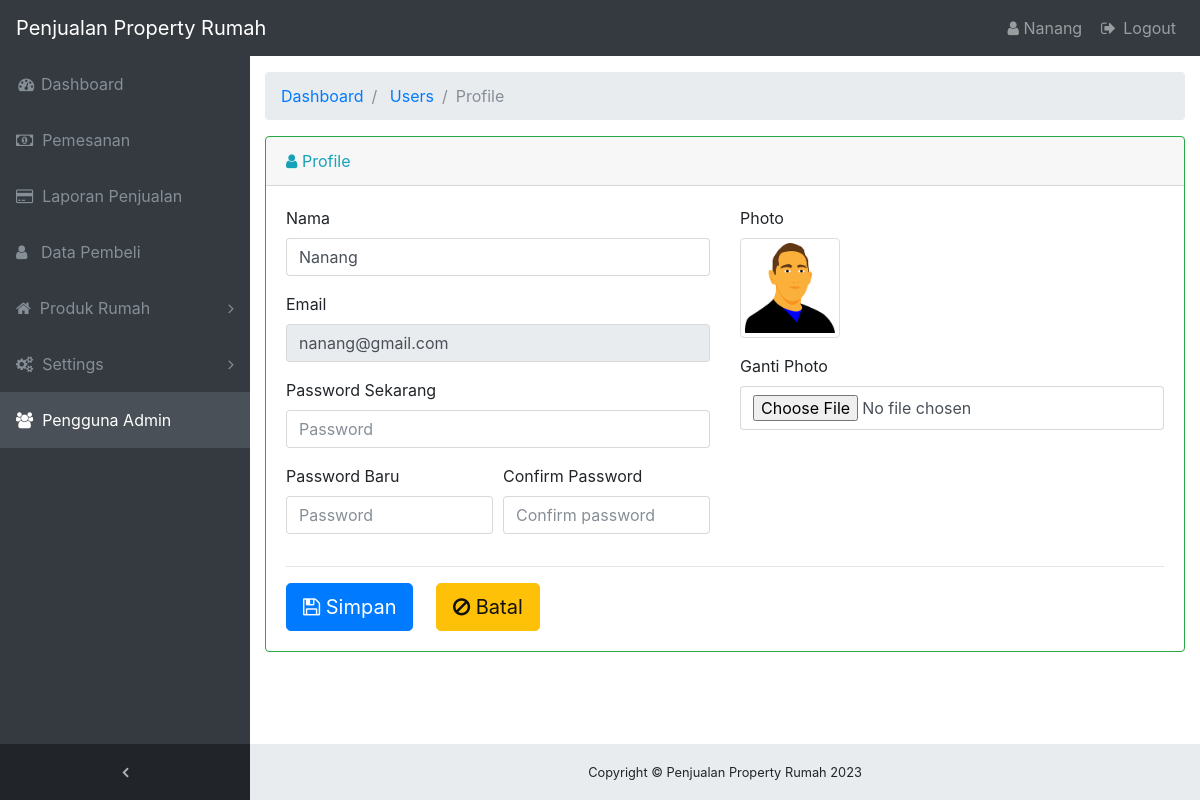
The page /admin/?menu=users/profile (signed in) on the database its author committed.
### tables this page shows
CREATE TABLE `users` (
  `id` int(11) NOT NULL,
  `nama` varchar(150) NOT NULL,
  `email` varchar(150) NOT NULL,
  `password` varchar(150) NOT NULL,
  `photo` varchar(225) NOT NULL,
  `role` varchar(50) NOT NULL
);

### admin/core/config_database.php (called while the page is built, shortened)
<?php
class Database
{
	private $config = array(
				"servername"	=>	"localhost",
				"username"		=>	"root",
				"password"		=>	"",
				"dbname"		=>	"property",
			);
	function mySqli()
	{
		$this->db = new mysqli($this->config["servername"], $this->config["username"], $this->config["password"], $this->config["dbname"]);
		return $this->db;
	}
}
?>

### admin/core/db_mysqli.php (called while the page is built, shortened)
<?php
require_once 'config_database.php';
class Model_mysqli extends Database
{
	private $db;
	private $table;
	private $primary_id = "id";
	function __construct()
	{
		$this->db = parent::mySqli();
	}
	public function setTable($tablName)
	{
		$this->table = $tablName;
	}
	public function getById($id)
	{
		$id = self::escape_quote($id);
		$sql = "SELECT * FROM ".$this->table." WHERE ".$this->primary_id." = ".$id;
		$result = $this->db->query($sql);
		if ($result) {
			return $result->fetch_assoc();
		} else {
			return false;
		}
	}
	public function escape_quote($value)
	{
		$value = $this->db->real_escape_string($value);
		return $value;
	}
}
?>

### admin/menu/users/profile.php (the view, shortened to what this page needs)
<ol class="breadcrumb">
    <li class="breadcrumb-item">
      <a href="?menu=home">Dashboard</a>
    </li>
    <li class="breadcrumb-item">
      <a href="?menu=users">Users</a>
    </li>
    <li class="breadcrumb-item active">Profile</li>
</ol>
<?php
    $model = new Model_mysqli();
    $model->setTable("users");
    $id = $admin["id"];
    $getById = $model->getById($id);
?>
<div class="card border-success mb-3">
    <div class="card-header text-info"><i class="fa fa-user"></i> Profile</div>
    <div class="card-body">
        <form action="" method="post" enctype="multipart/form-data">
            <div class="row">
                <div class="col-md-6">
                    <div class="form-group">
                        <label>Nama</label>
                        <input type="text" class="form-control" name="nama" value="<?php echo $getById['nama']; ?>" placeholder="Nama User" required>
                    </div>
                    <div class="form-group">
                        <label>Email</label>
                        <input type="email" class="form-control" name="email" disabled value="<?php echo $getById['email']; ?>" placeholder="Email">
                    </div>
                    <div class="form-group">
                        <label>Password Sekarang</label>
                        <input type="password" class="form-control" name="passwordSekarang" placeholder="Password">
                    </div>
                    <div class="form-group">
                      <div class="form-row">
                        <div class="col-md-6">
                          <label>Password Baru</label>
                          <input type="password" class="form-control" name="passwordBaru" placeholder="Password">
                        </div>
                        <div class="col-md-6">
                          <label>Confirm Password</label>
                          <input type="password" class="form-control" name="confirmPassword" placeholder="Confirm password">
                        </div>
                      </div>
                    </div>
                </div>
                <div class="col-md-6">
                    <div class="form-group">
                        <label>Photo</label>
                        <br>
                        <?php $img = $getById["photo"] == "" ? "img/user_image.png" : "upload/users/".$getById["photo"]; ?>
                        <img src="<?php echo $img; ?>" class="img-responsive img-thumbnail" style="width:100px; height:100px;">
                    </div>
                    <div class="form-group">
                        <label id="labelPhoto">Ganti Photo</label>
                        <input type="file" class="form-control" id="inputPhoto" name="photo">
                    </div>
                </div>
            </div>
            <hr>
            <button type="submit" name="btnSimpan" class="btn btn-primary btn-lg"><i class="fa fa-save"></i> Simpan</button>
            <a href="<?php echo $backRedirect; ?>" class="btn btn-warning btn-lg"><i class="fa fa-ban"></i> Batal</a>
        </form>
    </div>
</div>

### admin/template/header.php (shortened to what this page needs)
<!DOCTYPE html>
<html lang="en">
  <head>
    <link href="assets/vendor/bootstrap/css/bootstrap.min.css" rel="stylesheet">
    <link href="assets/vendor/font-awesome/css/font-awesome.min.css" rel="stylesheet" type="text/css">
    <link href="assets/vendor/datatables/dataTables.bootstrap4.css" rel="stylesheet">
    <link href="assets/css/sb-admin.css" rel="stylesheet">
  </head>
  <body class="fixed-nav sticky-footer bg-dark" id="page-top">
    <?php
        if (isset($_GET["menu"])) {
            $menu = $_GET["menu"];
            $uri = explode("/", $menu);
            $uri = $uri[0];
        } else {
            $uri = "";
        }
    ?>
    <nav class="navbar navbar-expand-lg navbar-dark bg-dark fixed-top" id="mainNav">
      <a class="navbar-brand" href="?menu=home">Penjualan Property Rumah</a>
      <div class="collapse navbar-collapse" id="navbarResponsive">
        <ul class="navbar-nav navbar-sidenav" id="exampleAccordion">
          <li class="nav-item <?php echo !isset($menu) ? 'active' : ''; ?>" data-toggle="tooltip" data-placement="right" title="Dashboard">
            <a class="nav-link" href="?menu=home">
              <i class="fa fa-fw fa-dashboard"></i>
              <span class="nav-link-text">
                Dashboard</span>
            </a>
          </li>
          <li class="nav-item <?php echo $uri == 'pemesanan' ? 'active' : ''; ?>" data-toggle="tooltip" data-placement="right" title="Pemesanan">
            <a class="nav-link" href="?menu=pemesanan">
              <i class="fa fa-money"></i>&nbsp;
              <span class="nav-link-text">
                Pemesanan</span>
            </a>
          </li>
          <li class="nav-item <?php echo $uri == 'penjualan' ? 'active' : ''; ?>" data-toggle="tooltip" data-placement="right" title="Pemesanan">
            <a class="nav-link" href="?menu=penjualan">
              <i class="fa fa-credit-card"></i>&nbsp;
              <span class="nav-link-text">
                Laporan Penjualan</span>
            </a>
          </li>
          <li class="nav-item <?php echo $uri == 'pembeli' ? 'active' : ''; ?>" data-toggle="tooltip" data-placement="right" title="Data Pembeli">
            <a class="nav-link" href="?menu=pembeli">
              <i class="fa fa-user"></i>&nbsp;&nbsp;
              <span class="nav-link-text">
                Data Pembeli</span>
            </a>
          </li>
          <li class="nav-item" data-toggle="tooltip" data-placement="right" title="Produk Rumah">
            <a class="nav-link nav-link-collapse <?php if($uri == 'rumah_kategori' || $uri == 'rumah') { echo '';} else { echo 'collapsed'; } ?>" data-toggle="collapse" href="#collapseExamplePages" data-parent="#exampleAccordion">
              <i class="fa fa-home"></i>&nbsp;
              <span class="nav-link-text">
                Produk Rumah</span>
            </a>
          </li>
          <li class="nav-item" data-toggle="tooltip" data-placement="right" title="Settings">
            <a class="nav-link nav-link-collapse <?php if($uri == 'about' || $uri == 'contact' || $uri == 'sosmed') { echo '';} else { echo 'collapsed'; } ?>" data-toggle="collapse" href="#settings" data-parent="#settings">
              <i class="fa fa-gears"></i>&nbsp;
              <span class="nav-link-text">
                Settings</span>
            </a>
          </li>
          <li class="nav-item <?php echo $uri == 'users' ? 'active' : ''; ?>" data-toggle="tooltip" data-placement="right" title="Users">
            <a class="nav-link" href="?menu=users">
              <i class="fa fa-users"></i>&nbsp;
              <span class="nav-link-text">
                Pengguna Admin</span>
            </a>
          </li>
        </ul>
        <ul class="navbar-nav sidenav-toggler">
          <li class="nav-item">
            <a class="nav-link text-center" id="sidenavToggler">
              <i class="fa fa-fw fa-angle-left"></i>
            </a>
          </li>
        </ul>
        <ul class="navbar-nav ml-auto">
          <li class="nav-item">
            <a href="?menu=users/profile" class="nav-link">
              <i class="fa fa-user"></i>
              <?php
                  $model = new Model_mysqli();
                  $model->setTable("users");
                  $adminNama = $model->getById($admin["id"]);
                  echo $adminNama["nama"];
              ?>
            </a>
          </li>
          <li class="nav-item">
            <a class="nav-link" data-toggle="modal" data-target="#exampleModal">
              <i class="fa fa-fw fa-sign-out"></i>
              Logout</a>
          </li>
        </ul>
      </div>
    </nav>
    <div class="content-wrapper">
      <div class="container-fluid">

### admin/assets/css/sb-admin.css (style rules this page uses)
html { position: relative; min-height: 100%; }
body.sticky-footer { margin-bottom: 56px; }
body.sticky-footer .content-wrapper { min-height: calc(100vh - 56px - 56px); }
body.fixed-nav { padding-top: 56px; }
.content-wrapper { min-height: calc(100vh - 56px); padding-top: 1rem; }
#mainNav .navbar-collapse { overflow: auto; max-height: 75vh; }
#mainNav .navbar-collapse .navbar-nav .nav-item .nav-link { cursor: pointer; }
#mainNav .navbar-collapse .navbar-sidenav .nav-link-collapse:after { float: right; content: '\f107'; font-family: 'FontAwesome'; }
#mainNav .navbar-collapse .navbar-sidenav .nav-link-collapse.collapsed:after { content: '\f105'; }
#mainNav .navbar-collapse .sidenav-toggler { display: none; }
@media (min-width: 992px) { #mainNav .navbar-brand { width: 250px; } }
@media (min-width: 992px) { #mainNav .navbar-collapse { overflow: visible; max-height: none; } }
@media (min-width: 992px) { #mainNav .navbar-collapse .navbar-sidenav { position: absolute; top: 0; left: 0; overflow-x: hidden; overflow-y: auto; -webkit-flex-direction: column; -ms-flex-direction: column; flex-direction: column; margin-top: 56px; } }
@media (min-width: 992px) { #mainNav .navbar-collapse .navbar-sidenav > .nav-item { width: 250px; padding: 0; } }
@media (min-width: 992px) { #mainNav .navbar-collapse .navbar-sidenav > .nav-item > .nav-link { padding: 1em; } }
#mainNav.navbar-dark .navbar-collapse .navbar-sidenav .nav-link-collapse:after { color: #868e96; }
#mainNav.navbar-dark .navbar-collapse .navbar-sidenav > .nav-item > .nav-link { color: #868e96; }
@media (min-width: 992px) { #mainNav.navbar-dark .navbar-collapse .navbar-sidenav { background: #343a40; } }
@media (min-width: 992px) { #mainNav.navbar-dark .navbar-collapse .navbar-sidenav li.active a { color: white !important; background-color: #495057; } }
#mainNav.fixed-top .sidenav-toggler { display: none; }
@media (min-width: 992px) { #mainNav.fixed-top .navbar-sidenav { height: calc(100vh - 112px); } }
@media (min-width: 992px) { #mainNav.fixed-top .sidenav-toggler { position: absolute; top: 0; left: 0; display: flex; overflow-x: hidden; overflow-y: auto; -webkit-flex-direction: column; -ms-flex-direction: column; flex-direction: column; margin-top: calc(100vh - 56px); } }
@media (min-width: 992px) { #mainNav.fixed-top .sidenav-toggler > .nav-item { width: 250px; padding: 0; } }
@media (min-width: 992px) { #mainNav.fixed-top .sidenav-toggler > .nav-item > .nav-link { padding: 1em; } }
#mainNav.fixed-top.navbar-dark .sidenav-toggler { background-color: #212529; }
#mainNav.fixed-top.navbar-dark .sidenav-toggler a i { color: #adb5bd; }
.content-wrapper { overflow-x: hidden; background: white; }
@media (min-width: 992px) { .content-wrapper { margin-left: 250px; } }
#sidenavToggler i { font-weight: 800; }

### rows shown on the page
users: nama "Nanang", email "nanang@gmail.com", photo (picture)
